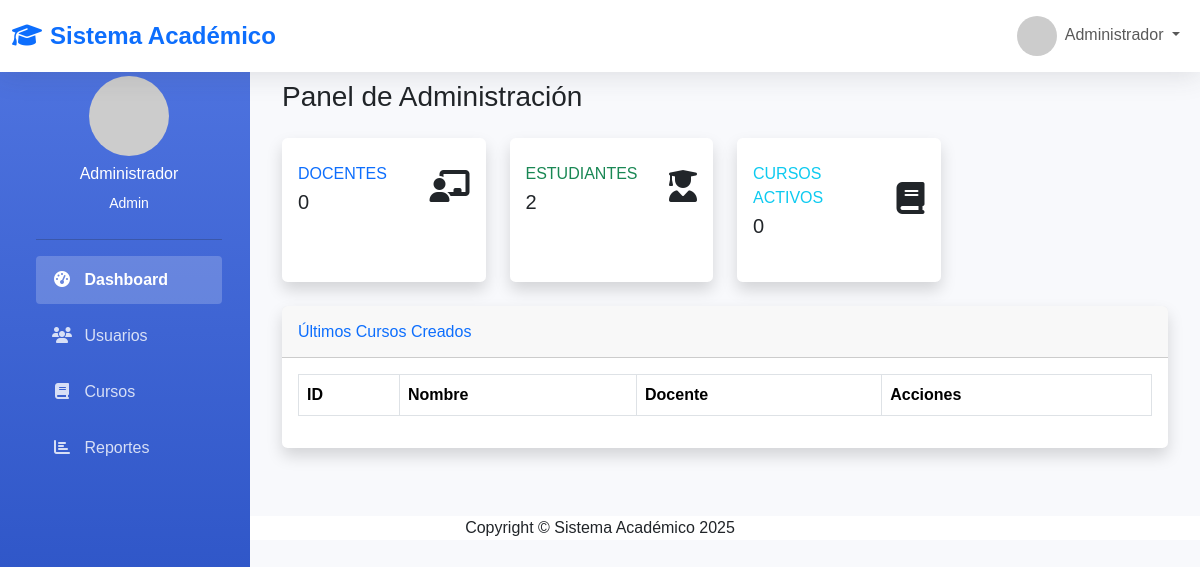
The page /admin/dashboard.php (signed in) on the database as committed earlier.
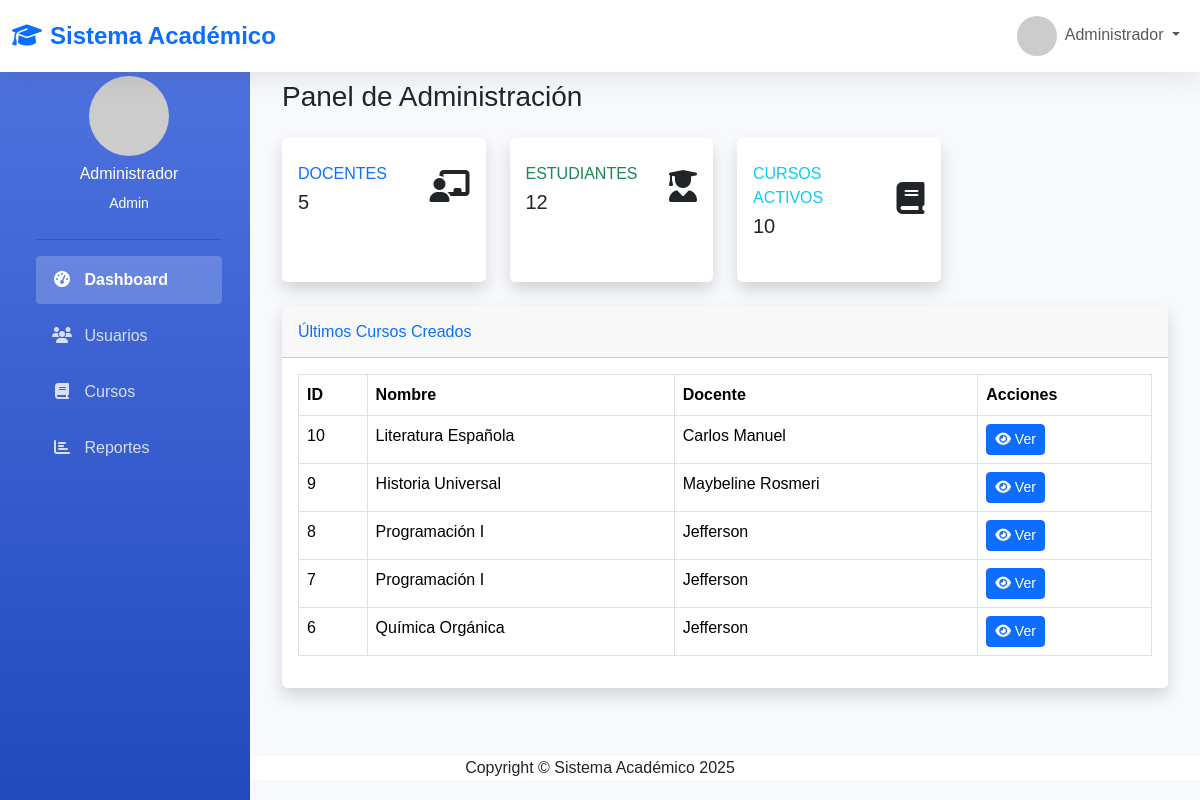
The same page on the database as committed later.
### tables this page shows
CREATE TABLE `cursos` (
  `id_curso` int(11) NOT NULL AUTO_INCREMENT,
  `nombre_curso` varchar(100) NOT NULL,
  `descripcion` text DEFAULT NULL,
  `id_docente` int(11) NOT NULL,
  `contrasena` varchar(255) NOT NULL,
  `capacidad` int(11) NOT NULL DEFAULT 50,
  `grupo` enum('A','B') DEFAULT NULL,
  PRIMARY KEY (`id_curso`),
  KEY `id_docente` (`id_docente`),
  CONSTRAINT `cursos_ibfk_1` FOREIGN KEY (`id_docente`) REFERENCES `usuarios` (`id_usuario`) ON DELETE CASCADE
);

CREATE TABLE `usuarios` (
  `id_usuario` int(11) NOT NULL AUTO_INCREMENT,
  `nombre` varchar(100) NOT NULL,
  `correo` varchar(100) NOT NULL,
  `contrasena` varchar(255) NOT NULL,
  `rol` enum('docente','estudiante','admin') NOT NULL,
  `fecha_registro` timestamp NOT NULL DEFAULT current_timestamp(),
  `mfa_codigo` varchar(10) DEFAULT NULL,
  PRIMARY KEY (`id_usuario`),
  UNIQUE KEY `correo` (`correo`)
);

### includes/funciones.php (called while the page is built, shortened)
<?php
function url($path = '') {
    $path = trim($path, '/');
    if (empty($path)) {
        return rtrim(BASE_URL, '/');
    } else {
        return rtrim(BASE_URL, '/') . '/' . $path;
    }
}
function activeMenu($current, $expected) {
    $current = basename($current);
    $expected = basename($expected);
    return strpos($current, $expected) !== false ? 'active' : '';
}
?>

### admin/dashboard.php (the view, shortened to what this page needs)
<?php
require_once __DIR__ . '/../includes/auth.php';
require_once __DIR__ . '/../includes/funciones.php';
try {
    $stmt = $pdo->prepare("SELECT COUNT(*) as total FROM usuarios WHERE rol = 'docente'");
    $stmt->execute();
    $docentes = $stmt->fetch()['total'];
    $stmt = $pdo->prepare("SELECT COUNT(*) as total FROM usuarios WHERE rol = 'estudiante'");
    $stmt->execute();
    $estudiantes = $stmt->fetch()['total'];
    $stmt = $pdo->prepare("SELECT COUNT(*) as total FROM cursos");
    $stmt->execute();
    $cursos = $stmt->fetch()['total'];
    $stmt = $pdo->prepare("SELECT c.*, u.nombre as docente FROM cursos c
                          JOIN usuarios u ON c.id_docente = u.id_usuario
                          ORDER BY c.id_curso DESC LIMIT 5");
    $stmt->execute();
    $ultimos_cursos = $stmt->fetchAll();
} catch(PDOException $e) {
    die("Error al obtener datos: " . $e->getMessage());
}
?>
<?php
include __DIR__ . '/../includes/header.php';
?>
<div class="container-fluid">
    <h1 class="h3 mb-4 text-gray-800">Panel de Administración</h1>
    <div class="row">
        <div class="col-xl-3 col-md-6 mb-4">
            <div class="card border-left-primary shadow h-100 py-2">
                <div class="card-body">
                    <div class="row no-gutters align-items-center">
                        <div class="col mr-2">
                            <div class="text-xs font-weight-bold text-primary text-uppercase mb-1">
                                Docentes</div>
                            <div class="h5 mb-0 font-weight-bold text-gray-800"><?= $docentes ?></div>
                        </div>
                        <div class="col-auto">
                            <i class="fas fa-chalkboard-teacher fa-2x text-gray-300"></i>
                        </div>
                    </div>
                </div>
            </div>
        </div>
        <div class="col-xl-3 col-md-6 mb-4">
            <div class="card border-left-success shadow h-100 py-2">
                <div class="card-body">
                    <div class="row no-gutters align-items-center">
                        <div class="col mr-2">
                            <div class="text-xs font-weight-bold text-success text-uppercase mb-1">
                                Estudiantes</div>
                            <div class="h5 mb-0 font-weight-bold text-gray-800"><?= $estudiantes ?></div>
                        </div>
                        <div class="col-auto">
                            <i class="fas fa-user-graduate fa-2x text-gray-300"></i>
                        </div>
                    </div>
                </div>
            </div>
        </div>
        <div class="col-xl-3 col-md-6 mb-4">
            <div class="card border-left-info shadow h-100 py-2">
                <div class="card-body">
                    <div class="row no-gutters align-items-center">
                        <div class="col mr-2">
                            <div class="text-xs font-weight-bold text-info text-uppercase mb-1">
                                Cursos Activos</div>
                            <div class="h5 mb-0 font-weight-bold text-gray-800"><?= $cursos ?></div>
                        </div>
                        <div class="col-auto">
                            <i class="fas fa-book fa-2x text-gray-300"></i>
                        </div>
                    </div>
                </div>
            </div>
        </div>
    </div>
    <div class="card shadow mb-4">
        <div class="card-header py-3">
            <h6 class="m-0 font-weight-bold text-primary">Últimos Cursos Creados</h6>
        </div>
        <div class="card-body">
            <div class="table-responsive">
                <table class="table table-bordered" width="100%" cellspacing="0">
                    <thead>
                        <tr>
                            <th>ID</th>
                            <th>Nombre</th>
                            <th>Docente</th>
                            <th>Acciones</th>
                        </tr>
                    </thead>
                    <tbody>
                        <?php foreach ($ultimos_cursos as $curso): ?>
                        <tr>
                            <td><?= $curso['id_curso'] ?></td>
                            <td><?= htmlspecialchars($curso['nombre_curso']) ?></td>
                            <td><?= htmlspecialchars($curso['docente']) ?></td>
                            <td>
                                <a href="cursos/ver.php?id=<?= $curso['id_curso'] ?>" class="btn btn-sm btn-primary">
                                    <i class="fas fa-eye"></i> Ver
                                </a>
                            </td>
                        </tr>
                        <?php endforeach; ?>
                    </tbody>
                </table>
            </div>
        </div>
    </div>
</div>
<?php include __DIR__ . '/../includes/footer.php'; ?>

### includes/header.php (shortened to what this page needs)
<?php
require_once __DIR__ . '/funciones.php';
?>
<!DOCTYPE html>
<html lang="es">
<head>
    <link href="https://cdn.jsdelivr.net/npm/bootstrap@5.3.3/dist/css/bootstrap.min.css" rel="stylesheet">
    <link rel="stylesheet" href="https://cdnjs.cloudflare.com/ajax/libs/font-awesome/6.4.0/css/all.min.css">
</head>
<body>
    <nav class="navbar navbar-expand-lg navbar-light bg-white">
        <div class="container-fluid">
            <a class="navbar-brand text-primary" href="<?php echo url('index.php'); ?>">
                <i class="fas fa-graduation-cap me-2"></i>Sistema Académico
            </a>
            <div class="collapse navbar-collapse" id="navbarSupportedContent">
                <ul class="navbar-nav ms-auto mb-2 mb-lg-0">
                    <?php if (isset($_SESSION['id_usuario'])): ?>
                    <li class="nav-item dropdown">
                        <a class="nav-link dropdown-toggle" href="#" id="navbarDropdown" role="button" data-bs-toggle="dropdown">
                            <img src="https://ui-avatars.com/api/?name=<?php echo urlencode($_SESSION['nombre']); ?>&background=random" class="user-avatar me-1">
                            <?php echo htmlspecialchars($_SESSION['nombre']); ?>
                        </a>
                    </li>
                    <?php endif; ?>
                </ul>
            </div>
        </div>
    </nav>
    <div class="container-fluid">
        <div class="row">
            <?php if (isset($_SESSION['id_usuario'])): ?>
            <div class="col-lg-2 d-none d-lg-block sidebar collapse" id="sidebarMenu">
                <div class="pt-3 ps-4 pe-3">
                    <div class="text-center text-white mb-4">
                        <img src="https://ui-avatars.com/api/?name=<?php echo urlencode($_SESSION['nombre']); ?>&background=random" class="rounded-circle mb-2" width="80">
                        <h6><?php echo htmlspecialchars($_SESSION['nombre']); ?></h6>
                        <small><?php echo ucfirst($_SESSION['rol']); ?></small>
                    </div>
                    <hr class="bg-light">
                    <ul class="nav flex-column">
                        <?php if ($_SESSION['rol'] == 'admin'): ?>
                        <li class="nav-item">
                            <a class="nav-link <?php echo activeMenu($_SERVER['SCRIPT_NAME'], 'dashboard.php') ?>"
                               href="<?php echo url('admin/dashboard.php'); ?>">
                                <i class="fas fa-fw fa-tachometer-alt"></i> Dashboard
                            </a>
                        </li>
                        <li class="nav-item">
                            <a class="nav-link <?php echo activeMenu($_SERVER['SCRIPT_NAME'], 'usuarios') ?>"
                               href="<?php echo url('admin/usuarios/'); ?>">
                                <i class="fas fa-fw fa-users"></i> Usuarios
                            </a>
                        </li>
                        <li class="nav-item">
                            <a class="nav-link <?php echo activeMenu($_SERVER['SCRIPT_NAME'], 'cursos') ?>"
                               href="<?php echo url('admin/cursos/'); ?>">
                                <i class="fas fa-fw fa-book"></i> Cursos
                            </a>
                        </li>
                        <li class="nav-item">
                            <a class="nav-link <?php echo activeMenu($_SERVER['SCRIPT_NAME'], 'reportes') ?>"
                               href="<?php echo url('admin/reportes/'); ?>">
                                <i class="fas fa-fw fa-chart-bar"></i> Reportes
                            </a>
                        </li>
                        <?php elseif ($_SESSION['rol'] == 'docente'): ?>
                        <?php elseif ($_SESSION['rol'] == 'estudiante'): ?>
                        <?php endif; ?>
                    </ul>
                </div>
            </div>
            <?php endif; ?>
            <div class="<?php echo isset($_SESSION['id_usuario']) ? 'col-lg-10 main-content' : 'col-12'; ?>">

### includes/footer.php (shortened to what this page needs)
</div>
        </div>
    </div>
    <footer class="sticky-footer bg-white mt-4">
        <div class="container my-auto">
            <div class="copyright text-center my-auto">
                <span>Copyright &copy; Sistema Académico <?php echo date('Y'); ?></span>
            </div>
        </div>
    </footer>
</body>
</html>

### includes/header.php (style rules this page uses)
:root { --primary-color: #4e73df; --secondary-color: #1cc88a; --dark-color: #5a5c69; }
body { font-family: 'Nunito', sans-serif; background-color: #f8f9fc; padding-top: 60px; }
.navbar-brand { font-weight: 800; font-size: 1.5rem; }
.navbar { box-shadow: 0 0.15rem 1.75rem 0 rgba(58, 59, 69, 0.15); background: white; position: fixed; top: 0; width: 100%; z-index: 1030; }
.user-avatar { width: 40px; height: 40px; border-radius: 50%; object-fit: cover; }
.sidebar { background: linear-gradient(180deg, var(--primary-color) 0%, #224abe 100%); min-height: calc(100vh - 56px); position: fixed; width: 250px; }
.main-content { margin-left: 250px; padding: 20px; width: calc(100% - 250px); }
.sidebar .nav-link { color: rgba(255, 255, 255, 0.8); margin-bottom: 0.5rem; border-radius: 0.25rem; padding: 0.75rem 1rem; }
.sidebar .nav-link.active { color: white; font-weight: 600; background-color: rgba(255, 255, 255, 0.2); }
.sidebar .nav-link i { margin-right: 0.5rem; width: 20px; text-align: center; }
.card { border: none; border-radius: 0.35rem; box-shadow: 0 0.15rem 1.75rem 0 rgba(58, 59, 69, 0.1); margin-bottom: 20px; }

Rows that differ between the two databases and show on the page:
added cursos: id_curso "10", nombre_curso "Literatura Española", id_docente.nombre "Carlos Manuel"
added cursos: id_curso "9", nombre_curso "Historia Universal", id_docente.nombre "Maybeline Rosmeri"
added cursos: id_curso "8", nombre_curso "Programación I", id_docente.nombre "Jefferson"
added cursos: id_curso "7", nombre_curso "Programación I", id_docente.nombre "Jefferson"
added cursos: id_curso "6", nombre_curso "Química Orgánica", id_docente.nombre "Jefferson"
Other text that changed with them:
$docentes: "0" → "5"
$estudiantes: "2" → "12"
$cursos: "0" → "10"
